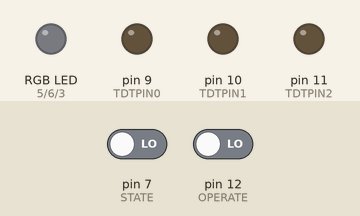
This sketch was run on a simulated Arduino Uno, built with avr-gcc and run on an emulated ATmega328P. Shown: an RGB LED mixed from three pins (HIGH = lit), output pins drawn as LEDs (lit = HIGH). Dashed ring = blinking. The test bench sets the inputs (shaded band); at power-on: pin 12 (OPERATE) LOW, pin 7 (STATE) LOW.

Above: at 1.2 s.
1.3 s: pin 12 (OPERATE) driven HIGH
At 1.7 s:
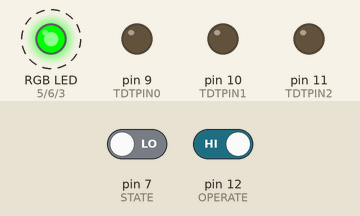
Timing chart, 0 to 7.3 s (numbered marks = the images above; inputs shaded):
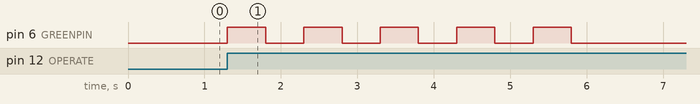

Measured:
- after the input at 1.3 s, pin 6 (GREENPIN): alternates HIGH for 0.50 s and LOW for 0.50 s, 10 changes in all, then stays LOW, starting at once

The sketch:

20190622-RGBLED.ino
```cpp
#define REDPIN 5
#define GREENPIN 6
#define BLUEPIN 3
//#define RST 2 //jgshin Add
#define STATE 7 //jgshin Add
#define OPERATE 12 // jgshin ADD
#define TDTPIN0 9
#define TDTPIN1 10 //jgshin Add
#define TDTPIN2 11 //jgshin Add
//0h: LED off
//1h: green PW, 2h: green CW
//3h: red PW,   4h: red CW
//5h: blue PW,  6h: blue CW

void setup() {
  pinMode(REDPIN, OUTPUT);
  pinMode(GREENPIN, OUTPUT);
  pinMode(BLUEPIN, OUTPUT);
  pinMode(TDTPIN0, OUTPUT);
  pinMode(TDTPIN1, OUTPUT);
  pinMode(TDTPIN2, OUTPUT);
//  pinMode(RST, INPUT);
  pinMode(STATE, INPUT);
  pinMode(OPERATE, INPUT);
  digitalWrite(REDPIN, LOW);
  digitalWrite(GREENPIN, LOW);
  digitalWrite(BLUEPIN, LOW);
}

//boolean bRST = false;
boolean bSTATE = false;
boolean bOPERATE = false;
int state_n = 0; // 0: Green, 1: Red, 2: Blue
int out_pin = GREENPIN;

int count=0;
int frequency=40; //Unit: Hz, it should be over 1 Hz.
int treatment_time=10; //Unit: sec.
int count_limit=treatment_time*frequency;
int trigger_time=500; //Unit: msec.
int number_subexp=10; //(Number_subexp) times ON/OFF
int number_subexp_count=0;


void loop() {
  if(digitalRead(STATE) == HIGH){
    if(bSTATE == false){
      bSTATE = true;
      state_n = (state_n + 1) % 3;
      stateRef();
    }
  }
  else{
    bSTATE = false;
  }


  if(digitalRead(OPERATE) == HIGH){
    if(bOPERATE == false){
      bOPERATE = true;
      operationCode();
      endRef();
    }
  }
  else{
    bOPERATE = false;
  }
}

void operationCode()
{
}


void stateRef()
{
  switch(state_n){
    case 0: out_pin = GREENPIN;  break;
    case 1: out_pin = REDPIN;    break;
    case 2: out_pin = BLUEPIN;   break;
    default:out_pin = GREENPIN;  break;
  }

  if(state_n == 0) {     //green blinking
    for (int i = 0; i < 3; i++) {
      digitalWrite(out_pin, HIGH);
      delay(100);
      digitalWrite(out_pin, LOW);
      delay(100);
    }
  }
}


void endRef()
{
  if(state_n == 0){     //green blinking
    for (int i = 0; i < 5; i++) {
      digitalWrite(out_pin, HIGH);
      delay(500);
      digitalWrite(out_pin, LOW);
      delay(500);
    }
  }
}


/*
int count=0;
int frequency=40; //Unit: Hz, it should be over 1 Hz.
int treatment_time=10; //Unit: sec.
int count_limit=treatment_time*frequency;
int trigger_time=500; //Unit: msec.
int number_subexp=10; //(Number_subexp) times ON/OFF
int number_subexp_count=0;


void loop() {
  while(number_subexp_count<number_subexp) {
    analogWrite(TDTPIN, 0); //TDT trigger ON to mark START time
    //delay(trigger_time);
    //analogWrite(TDTPIN, 0); //TDT trigger 0.5 sec

    analogWrite(REDPIN, 255); //Red LED ON
    analogWrite(GREENPIN, 0);
    analogWrite(BLUEPIN, 0);

    delay(treatment_time*1000);

    analogWrite(REDPIN, 0); //Red LED OFF
    analogWrite(GREENPIN, 0);
    analogWrite(BLUEPIN, 0);

    //analogWrite(TDTPIN, 255); //TDT trigger ON to mark END time
    //delay(trigger_time);
    analogWrite(TDTPIN, 255); //TDT trigger 0.5 sec

    delay(treatment_time*1000);

    count=0; //counter reset
    number_subexp_count++;
  }
}
*/
```
